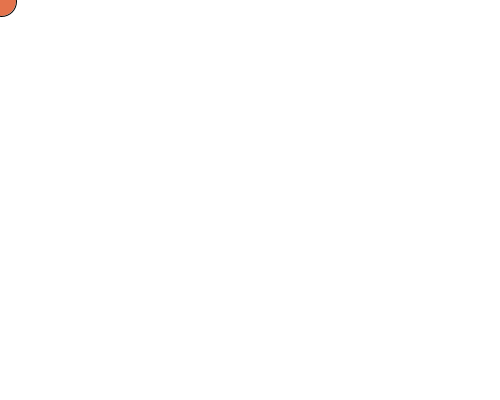
Frame 1 (no input)
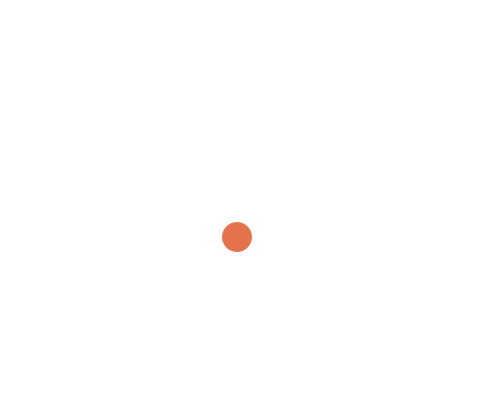
Frame 60 (the mouse pressed at the canvas centre just before this capture)
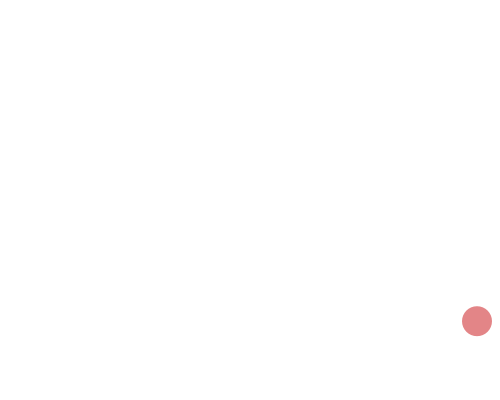
Frame 120 (the mouse held since frame 60 and released just before this capture)

The Processing sketch that drew these frames (run headless with seeded random() and noise(); from frame 60 on, the mouse is pressed at the canvas centre):

// Processing sketch: por_ejemplo00
// ── por_ejemplo00.pde
//Universidad del Desarrollo - Facultad de Diseño - Diseño Digital - 6to semestre - Expresión Digital II 
// Catalina Juez

/*
Ejercicio donde tenemos una pelota rebotando constantemente que también se encuentra 
acelerando.
*/
float x, y, velx, vely; 

color miColor, miColor1; 

void setup() { 
  size(500, 400); 

  x = 1; 
  y = 1; 
  velx = 4; 
  vely = 4; 

  miColor= color(228, 115, 76);  
  miColor1= color(227, 133, 135);
  fill(miColor);
}

void draw() { 
  background(255); 
  ellipse(x, y, 30, 30);

  x += velx; 
  y += vely;

  noStroke();
  if (x > width || x < 0) { 
    velx = velx * -1.05; // En vez de hacer la velocidad constante, multiplicamos esta para que  esta velocidad se acelere con el tiempo

    fill(miColor); //Cambiar de color de la pelota.
  }
  if (y > height || y < 0) { 
    vely = vely * -1.05; // En vez de hacer la velocidad constante, multiplicamos esta para que  esta velocidad se acelere con el tiempo

    fill(miColor1); //Cambiar de color de la pelota.
  }
}
void keyPressed () {
  if (key == 'x') {   // Si apretas “x”  la variable “velx” se le resta 2.
    velx = -2;
  }
  if (key == 'y') {   // Si apretas “y”  la variable “vely”  se le resta 2.
    vely = -2;
  }
}
